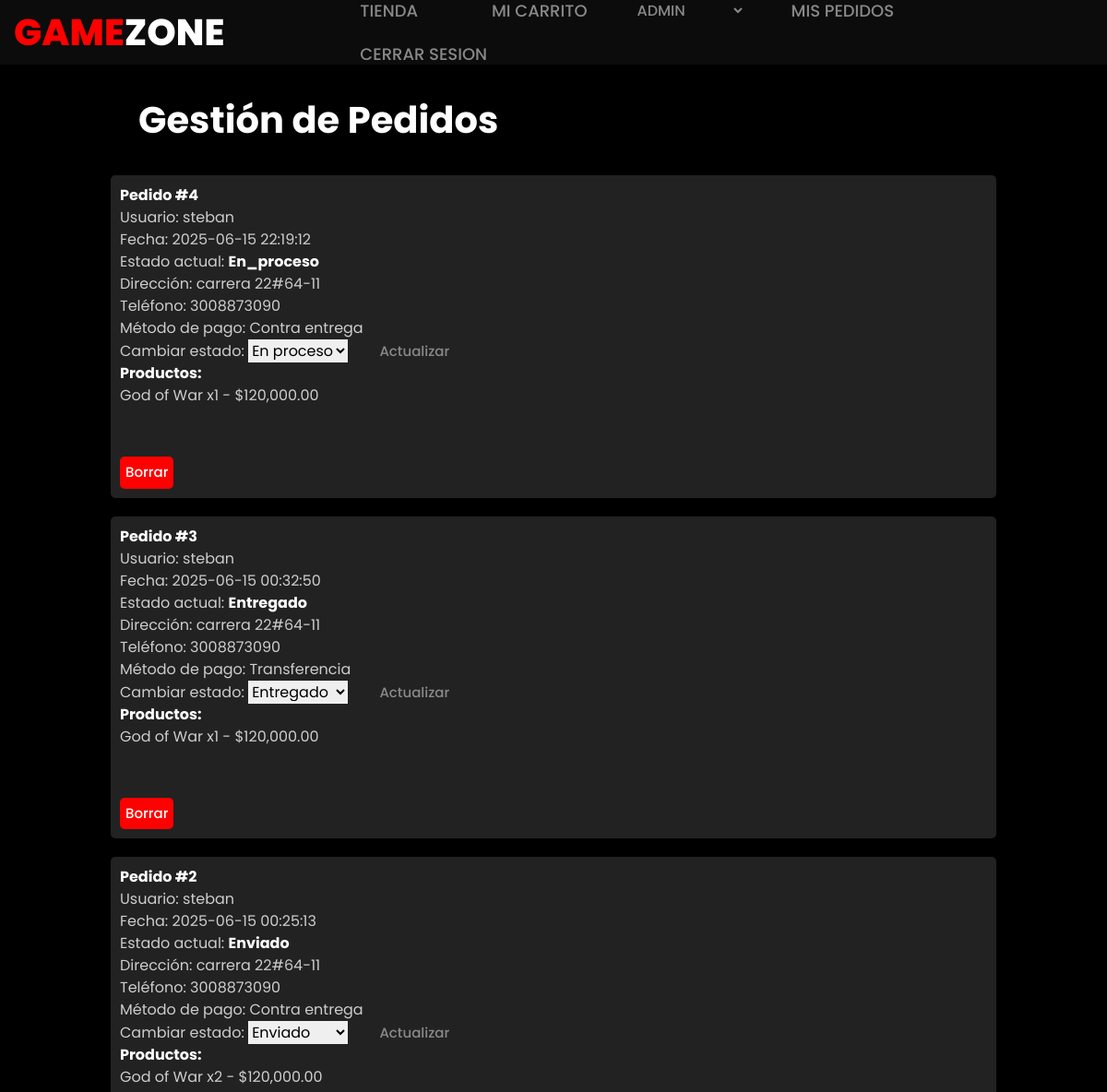
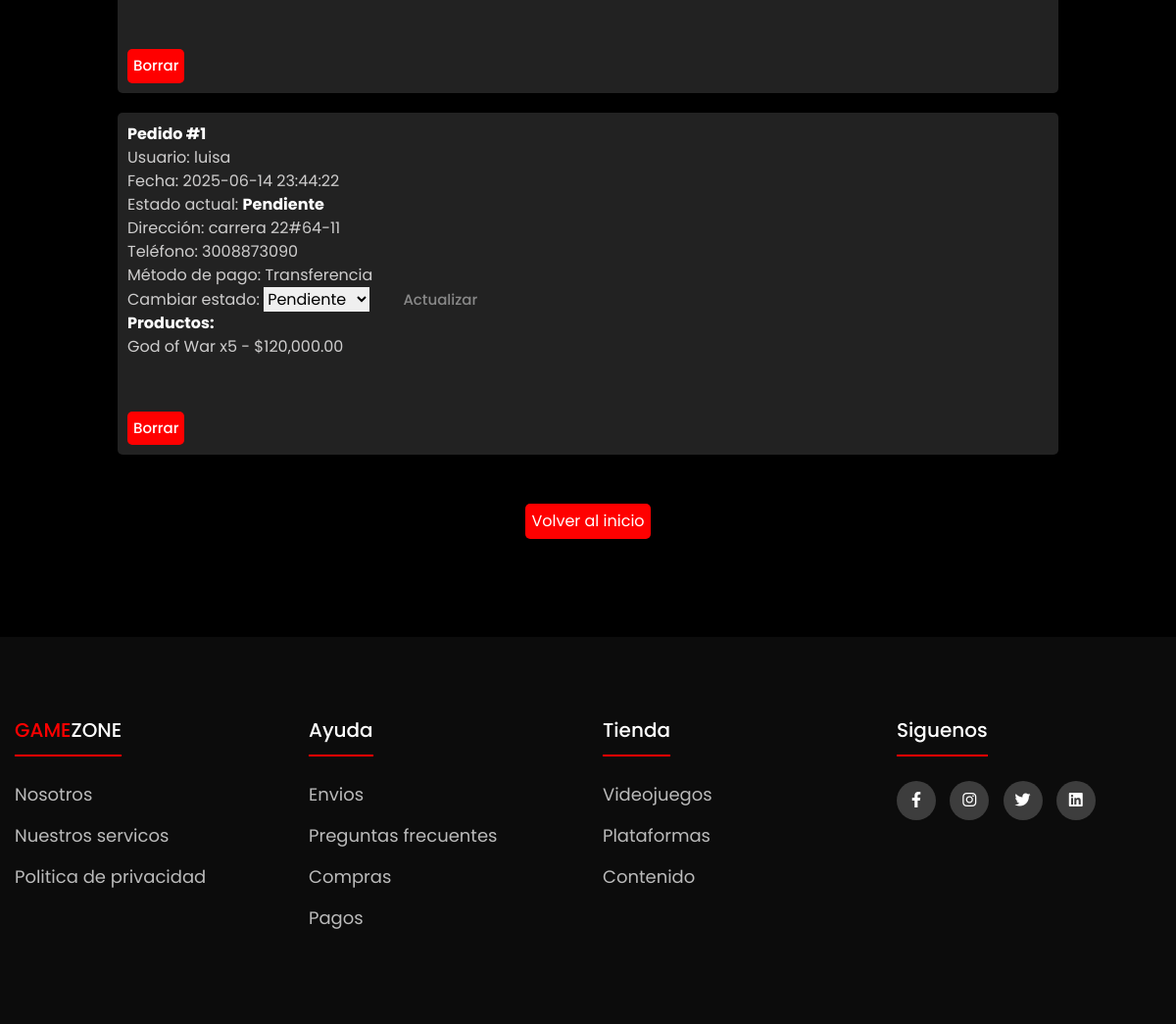
Screenshot of /admin_orders.php (signed in) with the database file from the repository (2 pictures, top to bottom).
### tables this page shows
CREATE TABLE `orders` (
  `id` int(11) NOT NULL,
  `user_id` int(11) NOT NULL,
  `address` varchar(255) NOT NULL,
  `phone` varchar(20) DEFAULT NULL,
  `payment_method` varchar(50) DEFAULT 'Contra entrega',
  `status` enum('pendiente','en_proceso','enviado','entregado') DEFAULT 'pendiente',
  `created_at` timestamp NOT NULL DEFAULT current_timestamp()
);

CREATE TABLE `users` (
  `id` int(11) NOT NULL,
  `name` varchar(100) NOT NULL,
  `email` varchar(100) NOT NULL,
  `password` varchar(255) NOT NULL,
  `role` enum('user','admin') DEFAULT 'user',
  `created_at` timestamp NOT NULL DEFAULT current_timestamp()
);

CREATE TABLE `order_items` (
  `id` int(11) NOT NULL,
  `order_id` int(11) NOT NULL,
  `product_id` int(11) NOT NULL,
  `quantity` int(11) NOT NULL DEFAULT 1,
  `price` decimal(10,2) NOT NULL
);

CREATE TABLE `products` (
  `id` int(11) NOT NULL,
  `name` varchar(100) NOT NULL,
  `description` text DEFAULT NULL,
  `price` decimal(10,2) NOT NULL,
  `image` varchar(255) DEFAULT NULL,
  `category_id` int(11) DEFAULT NULL,
  `created_at` timestamp NOT NULL DEFAULT current_timestamp()
);

### controllers/ordercontroller.php (called while the page is built, shortened)
<?php
require_once 'models/Order.php';
class OrderController {
public function adminOrders() {
    $orderModel = new Order();
    $orders = $orderModel->getAll();
    foreach ($orders as &$order) {
        $order['items'] = $orderModel->getItems($order['id']);
    }
    require 'views/order/admin_orders.php';
}
}

### models/order.php (called while the page is built, shortened)
<?php
require_once 'config/database.php';
class Order {
    private $conn;
    public function __construct() {
        $db = new Database();
        $this->conn = $db->connect();
    }
public function getItems($order_id) {
    $sql = "SELECT oi.*, p.name
            FROM order_items oi
            JOIN products p ON oi.product_id = p.id
            WHERE oi.order_id = ?";
    $stmt = $this->conn->prepare($sql);
    $stmt->execute([$order_id]);
    return $stmt->fetchAll(PDO::FETCH_ASSOC);
}
public function getAll() {
    $sql = "SELECT o.*, u.name AS user_name
            FROM orders o
            JOIN users u ON o.user_id = u.id
            ORDER BY o.created_at DESC";
    $stmt = $this->conn->query($sql);
    return $stmt->fetchAll(PDO::FETCH_ASSOC);
}
}

### config/database.php (called while the page is built, shortened)
<?php
class database{
    private $host = 'localhost';
    private $db_name = 'tienda_virtual';
    private $username = 'root';
    private $password = '';
    public function connect(){
        $this->conn = null;
        try {
            $dsn = "mysql:host={$this->host};dbname={$this->db_name}";
            $this->conn = new PDO($dsn, $this->username, $this->password);
            $this->conn->setAttribute(PDO::ATTR_ERRMODE, PDO::ERRMODE_EXCEPTION);
        }
        catch(PDOException $e) {
            echo "Error de conexion: " . $e->getMessage();
            exit;
        }
        return $this->conn;
    }
}
?>

### views/order/admin_orders.php (the view, shortened to what this page needs)
<?php require_once __DIR__ . '/../layout/header.php'; ?>
<div class="container-mis-pedidos">
    <h2>Gestión de Pedidos</h2>
    <div class="container-intermedio-tus-pedidos">
        <?php foreach ($orders as $order): ?>
    <div class="container-tu-pedido">
        <strong>Pedido #<?= $order['id'] ?></strong><br>
        Usuario: <?= htmlspecialchars($order['user_name']) ?><br>
        Fecha: <?= $order['created_at'] ?><br>
        Estado actual: <strong><?= ucfirst($order['status']) ?></strong><br>
        Dirección: <?= htmlspecialchars($order['address']) ?><br>
        Teléfono: <?= htmlspecialchars($order['phone']) ?><br>
        Método de pago: <?= htmlspecialchars($order['payment_method']) ?><br>
        <form method="POST" action="admin_orders.php?action=updateStatus">
            <label for="status">Cambiar estado:</label>
            <select name="status" style="color:black;">
                <option value="pendiente" <?= $order['status'] == 'pendiente' ? 'selected' : '' ?>>Pendiente</option>
                <option value="en_proceso" <?= $order['status'] == 'en_proceso' ? 'selected' : '' ?>>En proceso</option>
                <option value="enviado" <?= $order['status'] == 'enviado' ? 'selected' : '' ?>>Enviado</option>
                <option value="entregado" <?= $order['status'] == 'entregado' ? 'selected' : '' ?>>Entregado</option>
            </select>
            <input type="submit" value="Actualizar" class="input-actualizar-estado-pedidos">
        </form>
        <strong>Productos:</strong>
        <ul>
            <?php foreach ($order['items'] as $item): ?>
                <li><?= $item['name'] ?> x<?= $item['quantity'] ?> - $<?= number_format($item['price'], 2) ?></li>
            <?php endforeach; ?>
        </ul>
        <br>
        <form action="admin_orders.php?action=delete" method="POST" >
            <button type="submit" class="delete-pedido">Borrar</button>
        </form>
    </div>
    <?php endforeach; ?>
    <a href="index.php">Volver al inicio</a>
    </div>
</div>
<?php require_once __DIR__ . '/../layout/footer.php'; ?>

### admin_orders.php
<?php
require_once 'controllers/OrderController.php';
$controller = new OrderController();
$action = $_GET['action'] ?? '';
if ($action === 'updateStatus') {
    $controller->updateStatus();
} elseif ($action === 'delete' && $_SERVER['REQUEST_METHOD'] === 'POST') {
    $orderId = $_POST['order_id'] ?? null;
    if ($orderId) {
        $controller->delete($orderId);
    }
} else {
    $controller->adminOrders();
}

### views/layout/header.php (shortened to what this page needs)
<!DOCTYPE html>
<html lang="es">
<head>
    <link rel="stylesheet" href="public/css/styles.css">
    <link rel="stylesheet" href="https://cdnjs.cloudflare.com/ajax/libs/font-awesome/6.2.1/css/all.min.css">
    <script src="https://cdn.tailwindcss.com"></script>
</head>
<body>
<header>
    <h1 class="logo"><span>GAME</span>ZONE</h1>
    <nav>
        <ul>
            <li><a href="index.php">TIENDA</a></li>
            <li><a href="cart.php" class="boton-carrito">MI CARRITO</a></li>
            <?php if (isset($_SESSION['user'])): ?>
                <?php if ($_SESSION['user']['role'] === 'admin'): ?>
                    <select id="navSelect" class="select-header">
                        <option value="" class="option-header" selected disabled hidden>ADMIN</option>
                    </select>
                <?php endif; ?>
                <li><a href="my_orders.php">MIS PEDIDOS</a></li>
                <li><a href="logout.php">CERRAR SESION</a></li>
            <?php endif; ?>
</header>

### views/layout/footer.php
<footer class="footer">
    <div class="container-footer">
        <div class="footer-row">
            <div class="footer-links">
                <h4><span>GAME</span>ZONE</h4>
                <ul>
                    <li><a href="#">Nosotros</a></li>
                    <li><a href="#">Nuestros servicos</a></li>
                    <li><a href="#">Politica de privacidad</a></li>
                </ul>
            </div>
            <div class="footer-links">
                <h4>Ayuda</h4>
                <ul>
                    <li><a href="#">Envios</a></li>
                    <li><a href="#">Preguntas frecuentes</a></li>
                    <li><a href="#">Compras</a></li>
                    <li><a href="#">Pagos</a></li>
                </ul>
            </div>
            <div class="footer-links">
                <h4>Tienda</h4>
                <ul>
                    <li><a href="#">Videojuegos</a></li>
                    <li><a href="#">Plataformas</a></li>
                    <li><a href="#">Contenido</a></li>
                </ul>
            </div>
            <div class="footer-links">
                <h4>Siguenos</h4>
                <div class="social-link">
                    <a href="#"><i class="fab fa-facebook-f"></i></a>
                    <a href="#"><i class="fab fa-instagram"></i></a>
                    <a href="#"><i class="fab fa-twitter"></i></a>
                    <a href="#"><i class="fab fa-linkedin"></i></a>
                </div>
            </div>
        </div>
    </div>
</footer>
</body>
</html>

### public/css/styles.css (style rules this page uses)
html { scroll-behavior: smooth; }
body { font-family: Poppins; margin: 0; padding: 0; background: black; color: #333; display: flex; flex-direction: column; justify-content: center; align-items: center; }
header { height: 70px; padding: 15px; background-color: rgb(12, 12, 12); color: #fff; display: flex; align-items: center; justify-content: center; gap: 10%; position: fixed; top: 0; width: 100%; z-index: 9999; }
.logo { margin: 0; font-weight: 800; font-size: 40px; }
.logo span { color: red; }
nav ul { display: flex; flex-wrap: wrap; list-style: none; gap: 20px; padding: 0; }
nav li { display: inline; }
nav a { color: #898989; text-decoration: none; text-transform: capitalize; font-weight: 500; font-size: 18px; margin: 0 30px; position: relative; }
nav a::before { content: ''; position: absolute; bottom: -10px; left: 0; width: 0%; height: 3px; background-color: red; transition: all .5s; }
.select-header { background-color: rgb(12, 12, 12); color: #898989; font-weight: 500; border-radius: 5px; }
.option-header { background-color: rgb(12, 12, 12); color: #898989; font-weight: 500; border-radius:5px; }
.delete-pedido { color: white; text-decoration: none; text-transform: capitalize; font-weight: 500; font-size: 15px; position: relative; margin-top: 30px; background-color: red; padding: 6px; border-radius: 5px; }
.delete-pedido::before { content: ''; position: absolute; bottom: -10px; left: 0; width: 0%; height: 3px; background-color: red; transition: all .5s; }
.container-mis-pedidos { width: 100%; text-align: left; }
.container-mis-pedidos h2 { font-size: 40px; color: white; font-weight: 700; margin-bottom: 30px; margin-left: 150px; }
.container-intermedio-tus-pedidos { width: 100%; display: flex; flex-direction: column; justify-content: center; align-items: center; }
.container-tu-pedido { width: 80%; padding: 10px; margin-bottom: 20px; color: #cecdcd; background-color: #222222; border-radius: 5px; }
.container-tu-pedido strong { color: white; }
.container-intermedio-tus-pedidos a { background-color: red; padding: 6px; border-radius: 5px; color: white; cursor: pointer; margin-top: 30px; margin-bottom: 100px; }
.input-actualizar-estado-pedidos { color: #898989; text-decoration: none; text-transform: capitalize; font-weight: 500; font-size: 15px; margin: 0 30px; position: relative; }
.input-actualizar-estado-pedidos::before { content: ''; position: absolute; bottom: -10px; left: 0; width: 0%; height: 3px; background-color: red; transition: all .5s; z-index: 9999; }
.container-mis-pedidos { margin-top: 100px; }
.container-footer { max-width: 1200px; margin: 0 auto; }
.footer { width: 100%; background-color: rgb(12, 12, 12); padding: 80px 0; }
.footer-row { display: flex; flex-wrap: wrap; }
.footer-links { width: 25%; padding: 0 15px; }
.footer-links h4 { font-size: 20px; color: #fff; margin-bottom: 25px; font-weight: 500; border-bottom: 2px solid red; display: inline-block; padding-bottom: 10px; }
.footer-links ul li a { font-size: 18px; text-decoration: none; color: #BBBBBB; display: block; margin-bottom: 15px; transition: all .3s ease; }
.social-link a { display: inline-block; min-height: 40px; width: 40px; background-color: rgba(255,255,255,0.2); margin: 0 10px 10px 0; text-align: center; line-height: 40px; border-radius: 50%; color: white; transition: all .5s ease; }
.footer-links h4 span { color: red; }

### rows the page displays
orders: id "4", user.name "steban", created_at "2025-06-15 22:19:12", status "En_proceso", address "carrera 22#64-11", phone "3008873090", payment_method "Contra entrega", status "En proceso"
order_items: product.name "God of War", quantity "1", price "120,000.00"
orders: id "3", user.name "steban", created_at "2025-06-15 00:32:50", status "Entregado", address "carrera 22#64-11", phone "3008873090", payment_method "Transferencia"
order_items: product.name "God of War", quantity "1", price "120,000.00"
orders: id "2", user.name "steban", created_at "2025-06-15 00:25:13", status "Enviado", address "carrera 22#64-11", phone "3008873090", payment_method "Contra entrega"
order_items: product.name "God of War", quantity "2", price "120,000.00"
orders: id "1", user.name "luisa", created_at "2025-06-14 23:44:22", status "Pendiente", address "carrera 22#64-11", phone "3008873090", payment_method "Transferencia"
order_items: product.name "God of War", quantity "5", price "120,000.00"
